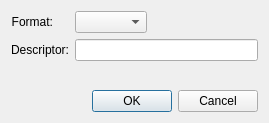
<?xml version="1.0" encoding="UTF-8"?>
<ui version="4.0">
 <class>Avogadro::QtPlugins::LineFormatInputDialog</class>
 <widget class="QDialog" name="Avogadro::QtPlugins::LineFormatInputDialog">
  <property name="geometry">
   <rect>
    <x>0</x>
    <y>0</y>
    <width>269</width>
    <height>123</height>
   </rect>
  </property>
  <property name="sizePolicy">
   <sizepolicy hsizetype="Preferred" vsizetype="Minimum">
    <horstretch>0</horstretch>
    <verstretch>0</verstretch>
   </sizepolicy>
  </property>
  <property name="windowTitle">
   <string>Insert Molecule…</string>
  </property>
  <layout class="QVBoxLayout" name="verticalLayout_2">
   <item>
    <layout class="QFormLayout" name="formLayout">
     <property name="fieldGrowthPolicy">
      <enum>QFormLayout::ExpandingFieldsGrow</enum>
     </property>
     <item row="0" column="0">
      <widget class="QLabel" name="label">
       <property name="text">
        <string>Format:</string>
       </property>
       <property name="alignment">
        <set>Qt::AlignRight|Qt::AlignTrailing|Qt::AlignVCenter</set>
       </property>
      </widget>
     </item>
     <item row="1" column="0">
      <widget class="QLabel" name="label_2">
       <property name="text">
        <string>Descriptor:</string>
       </property>
       <property name="alignment">
        <set>Qt::AlignRight|Qt::AlignTrailing|Qt::AlignVCenter</set>
       </property>
      </widget>
     </item>
     <item row="1" column="1">
      <widget class="QLineEdit" name="descriptor"/>
     </item>
     <item row="0" column="1">
      <layout class="QHBoxLayout" name="horizontalLayout">
       <item>
        <widget class="QComboBox" name="formats"/>
       </item>
       <item>
        <spacer name="spacer">
         <property name="orientation">
          <enum>Qt::Horizontal</enum>
         </property>
         <property name="sizeHint" stdset="0">
          <size>
           <width>40</width>
           <height>20</height>
          </size>
         </property>
        </spacer>
       </item>
      </layout>
     </item>
    </layout>
   </item>
   <item>
    <widget class="QDialogButtonBox" name="buttonBox">
     <property name="orientation">
      <enum>Qt::Horizontal</enum>
     </property>
     <property name="standardButtons">
      <set>QDialogButtonBox::Cancel|QDialogButtonBox::Ok</set>
     </property>
    </widget>
   </item>
  </layout>
 </widget>
 <resources/>
 <connections>
  <connection>
   <sender>buttonBox</sender>
   <signal>accepted()</signal>
   <receiver>Avogadro::QtPlugins::LineFormatInputDialog</receiver>
   <slot>accept()</slot>
   <hints>
    <hint type="sourcelabel">
     <x>248</x>
     <y>254</y>
    </hint>
    <hint type="destinationlabel">
     <x>157</x>
     <y>274</y>
    </hint>
   </hints>
  </connection>
  <connection>
   <sender>buttonBox</sender>
   <signal>rejected()</signal>
   <receiver>Avogadro::QtPlugins::LineFormatInputDialog</receiver>
   <slot>reject()</slot>
   <hints>
    <hint type="sourcelabel">
     <x>316</x>
     <y>260</y>
    </hint>
    <hint type="destinationlabel">
     <x>286</x>
     <y>274</y>
    </hint>
   </hints>
  </connection>
 </connections>
</ui>
